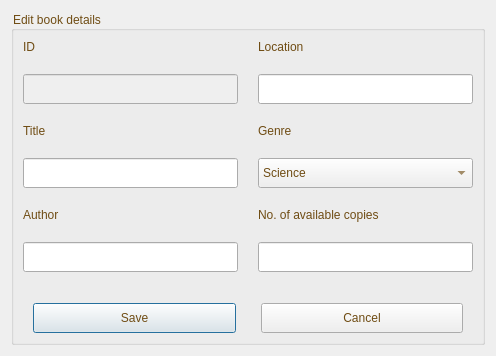
<?xml version="1.0" encoding="UTF-8"?>
<ui version="4.0">
 <class>Editbook</class>
 <widget class="QDialog" name="Editbook">
  <property name="geometry">
   <rect>
    <x>0</x>
    <y>0</y>
    <width>496</width>
    <height>345</height>
   </rect>
  </property>
  <property name="windowTitle">
   <string>Dialog</string>
  </property>
  <layout class="QGridLayout" name="gridLayout">
   <item row="0" column="0">
    <widget class="QGroupBox" name="groupBox">
     <property name="styleSheet">
      <string notr="true">color:rgb(111, 76, 19);
font: 18pt &quot;Segoe UI&quot;;</string>
     </property>
     <property name="title">
      <string>Edit book details</string>
     </property>
     <layout class="QGridLayout" name="gridLayout_3">
      <item row="0" column="0">
       <layout class="QHBoxLayout" name="horizontalLayout_2">
        <property name="spacing">
         <number>20</number>
        </property>
        <item>
         <layout class="QVBoxLayout" name="verticalLayout_3">
          <item>
           <widget class="QLabel" name="label_11">
            <property name="styleSheet">
             <string notr="true">color:rgb(111, 76, 19);
font: 14pt &quot;Segoe UI&quot;;</string>
            </property>
            <property name="text">
             <string>ID</string>
            </property>
            <property name="buddy">
             <cstring>comboBox</cstring>
            </property>
           </widget>
          </item>
          <item>
           <widget class="QLineEdit" name="lineEdit_ID">
            <property name="enabled">
             <bool>false</bool>
            </property>
            <property name="minimumSize">
             <size>
              <width>0</width>
              <height>30</height>
             </size>
            </property>
            <property name="styleSheet">
             <string notr="true">color:rgb(111, 76, 19);
font: 12pt &quot;Segoe UI&quot;;</string>
            </property>
           </widget>
          </item>
          <item>
           <widget class="QLabel" name="label_7">
            <property name="styleSheet">
             <string notr="true">color:rgb(111, 76, 19);
font: 14pt &quot;Segoe UI&quot;;
</string>
            </property>
            <property name="text">
             <string>Title</string>
            </property>
            <property name="buddy">
             <cstring>lineEdit_2</cstring>
            </property>
           </widget>
          </item>
          <item>
           <widget class="QLineEdit" name="lineEdit_title">
            <property name="minimumSize">
             <size>
              <width>0</width>
              <height>30</height>
             </size>
            </property>
            <property name="styleSheet">
             <string notr="true">color:rgb(111, 76, 19);
font: 12pt &quot;Segoe UI&quot;;
</string>
            </property>
           </widget>
          </item>
          <item>
           <widget class="QLabel" name="label_8">
            <property name="styleSheet">
             <string notr="true">color:rgb(111, 76, 19);
font: 14pt &quot;Segoe UI&quot;;</string>
            </property>
            <property name="text">
             <string>Author</string>
            </property>
            <property name="buddy">
             <cstring>lineEdit_3</cstring>
            </property>
           </widget>
          </item>
          <item>
           <widget class="QLineEdit" name="lineEdit_author">
            <property name="minimumSize">
             <size>
              <width>0</width>
              <height>30</height>
             </size>
            </property>
            <property name="styleSheet">
             <string notr="true">color:rgb(111, 76, 19);
font: 12pt &quot;Segoe UI&quot;;</string>
            </property>
           </widget>
          </item>
         </layout>
        </item>
        <item>
         <layout class="QVBoxLayout" name="verticalLayout_4">
          <item>
           <widget class="QLabel" name="label">
            <property name="styleSheet">
             <string notr="true">color:rgb(111, 76, 19);
font: 14pt &quot;Segoe UI&quot;;</string>
            </property>
            <property name="text">
             <string>Location</string>
            </property>
           </widget>
          </item>
          <item>
           <widget class="QLineEdit" name="lineEdit_location">
            <property name="minimumSize">
             <size>
              <width>0</width>
              <height>30</height>
             </size>
            </property>
            <property name="styleSheet">
             <string notr="true">color:rgb(111, 76, 19);
font: 12pt &quot;Segoe UI&quot;;</string>
            </property>
           </widget>
          </item>
          <item>
           <widget class="QLabel" name="label_10">
            <property name="styleSheet">
             <string notr="true">color:rgb(111, 76, 19);
font: 14pt &quot;Segoe UI&quot;;
</string>
            </property>
            <property name="text">
             <string>Genre</string>
            </property>
            <property name="buddy">
             <cstring>lineEdit_5</cstring>
            </property>
           </widget>
          </item>
          <item>
           <widget class="QComboBox" name="comboBox_genre">
            <property name="minimumSize">
             <size>
              <width>0</width>
              <height>30</height>
             </size>
            </property>
            <property name="styleSheet">
             <string notr="true">color:rgb(111, 76, 19);
font: 12pt &quot;Segoe UI&quot;;</string>
            </property>
            <item>
             <property name="text">
              <string>Science</string>
             </property>
            </item>
            <item>
             <property name="text">
              <string>History</string>
             </property>
            </item>
            <item>
             <property name="text">
              <string>Horror</string>
             </property>
            </item>
            <item>
             <property name="text">
              <string>Travel</string>
             </property>
            </item>
            <item>
             <property name="text">
              <string>Business</string>
             </property>
            </item>
            <item>
             <property name="text">
              <string>Children</string>
             </property>
            </item>
            <item>
             <property name="text">
              <string>Biography</string>
             </property>
            </item>
            <item>
             <property name="text">
              <string>Cooking</string>
             </property>
            </item>
            <item>
             <property name="text">
              <string>Mystery</string>
             </property>
            </item>
           </widget>
          </item>
          <item>
           <widget class="QLabel" name="label_12">
            <property name="styleSheet">
             <string notr="true">color:rgb(111, 76, 19);
font: 14pt &quot;Segoe UI&quot;;</string>
            </property>
            <property name="text">
             <string>No. of available copies</string>
            </property>
           </widget>
          </item>
          <item>
           <widget class="QLineEdit" name="lineEdit_quantity">
            <property name="minimumSize">
             <size>
              <width>0</width>
              <height>30</height>
             </size>
            </property>
            <property name="styleSheet">
             <string notr="true">color:rgb(111, 76, 19);
font: 12pt &quot;Segoe UI&quot;;</string>
            </property>
           </widget>
          </item>
         </layout>
        </item>
       </layout>
      </item>
      <item row="1" column="0">
       <layout class="QHBoxLayout" name="horizontalLayout_4">
        <property name="spacing">
         <number>25</number>
        </property>
        <property name="leftMargin">
         <number>10</number>
        </property>
        <property name="topMargin">
         <number>25</number>
        </property>
        <property name="rightMargin">
         <number>10</number>
        </property>
        <item>
         <widget class="QPushButton" name="pushButton_save">
          <property name="minimumSize">
           <size>
            <width>0</width>
            <height>30</height>
           </size>
          </property>
          <property name="cursor">
           <cursorShape>PointingHandCursor</cursorShape>
          </property>
          <property name="styleSheet">
           <string notr="true">color:rgb(111, 76, 19);
font: 14pt &quot;Segoe UI&quot;;</string>
          </property>
          <property name="text">
           <string>Save</string>
          </property>
         </widget>
        </item>
        <item>
         <widget class="QPushButton" name="pushButton_cancel">
          <property name="minimumSize">
           <size>
            <width>0</width>
            <height>30</height>
           </size>
          </property>
          <property name="cursor">
           <cursorShape>PointingHandCursor</cursorShape>
          </property>
          <property name="styleSheet">
           <string notr="true">color:rgb(111, 76, 19);
font: 14pt &quot;Segoe UI&quot;;</string>
          </property>
          <property name="text">
           <string>Cancel</string>
          </property>
         </widget>
        </item>
       </layout>
      </item>
     </layout>
    </widget>
   </item>
  </layout>
 </widget>
 <resources/>
 <connections/>
</ui>
